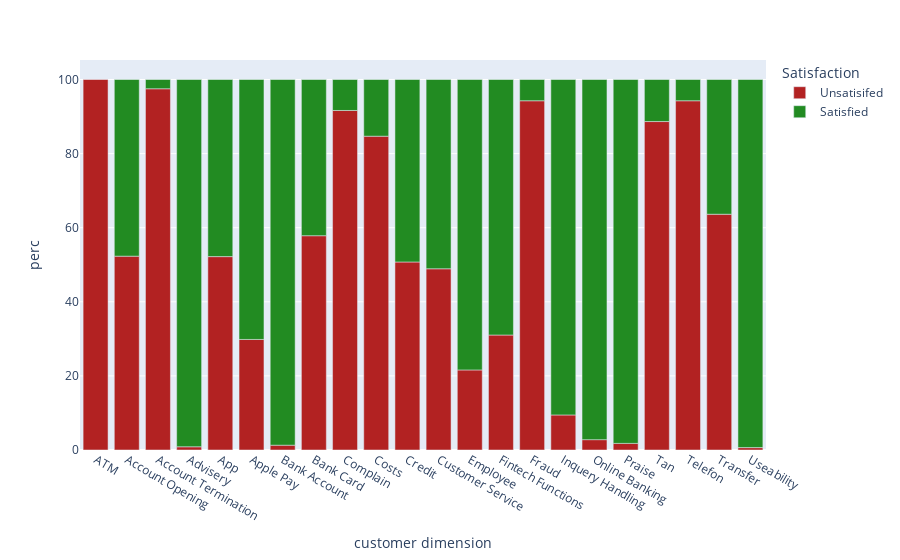

This figure's notebook cell:
### Code cell
fig = px.bar(
    grcd_dimensiondf,x="customer dimension",y="perc",color="Satisfaction",
       # if values in column z = 'some_group' and 'some_other_group'
    color_discrete_map={
        'Unsatisifed': 'firebrick',
        'Satisfied': 'forestgreen'
    }
)
fig.show()

### Figure 1 — Plotly figure (JSON) as saved in the notebook; plotly's stock layout.template omitted (floating-point values rounded to 4 significant figures)
{"data": [{"alignmentgroup": "True", "hovertemplate": "Satisfaction=Unsatisifed<br>customer dimension=%{x}<br>perc=%{y}<extra></extra>", "legendgroup": "Unsatisifed", "marker": {"color": "firebrick", "pattern": {"shape": ""}}, "name": "Unsatisifed", "offsetgroup": "Unsatisifed", "orientation": "v", "showlegend": true, "textposition": "auto", "type": "bar", "x": ["ATM", "Account Opening", "Account Termination", "Advisery", "App", "Apple Pay", "Bank Account", "Bank Card", "Complain", "Costs", "Credit", "Customer Service", "Employee", "Fintech Functions", "Fraud", "Inquery Handling", "Online Banking", "Praise", "Tan", "Telefon", "Transfer", "Useability"], "xaxis": "x", "y": [100, 52.32, 97.5, 0.8658, 52.2, 29.84, 1.299, 57.84, 91.64, 84.7, 50.75, 48.91, 21.61, 31.03, 94.26, 9.462, 2.794, 1.786, 88.65, 94.26, 63.64, 0.6424], "yaxis": "y"}, {"alignmentgroup": "True", "hovertemplate": "Satisfaction=Satisfied<br>customer dimension=%{x}<br>perc=%{y}<extra></extra>", "legendgroup": "Satisfied", "marker": {"color": "forestgreen", "pattern": {"shape": ""}}, "name": "Satisfied", "offsetgroup": "Satisfied", "orientation": "v", "showlegend": true, "textposition": "auto", "type": "bar", "x": ["Account Opening", "Account Termination", "Advisery", "App", "Apple Pay", "Bank Account", "Bank Card", "Complain", "Costs", "Credit", "Customer Service", "Employee", "Fintech Functions", "Fraud", "Inquery Handling", "Online Banking", "Praise", "Tan", "Telefon", "Transfer", "Useability"], "xaxis": "x", "y": [47.68, 2.5, 99.13, 47.8, 70.16, 98.7, 42.16, 8.362, 15.3, 49.25, 51.09, 78.39, 68.97, 5.738, 90.54, 97.21, 98.21, 11.35, 5.737, 36.36, 99.36], "yaxis": "y"}], "layout": {"barmode": "relative", "legend": {"title": {"text": "Satisfaction"}, "tracegroupgap": 0}, "margin": {"t": 60}, "xaxis": {"anchor": "y", "domain": [0, 1], "title": {"text": "customer dimension"}}, "yaxis": {"anchor": "x", "domain": [0, 1], "title": {"text": "perc"}}}}
